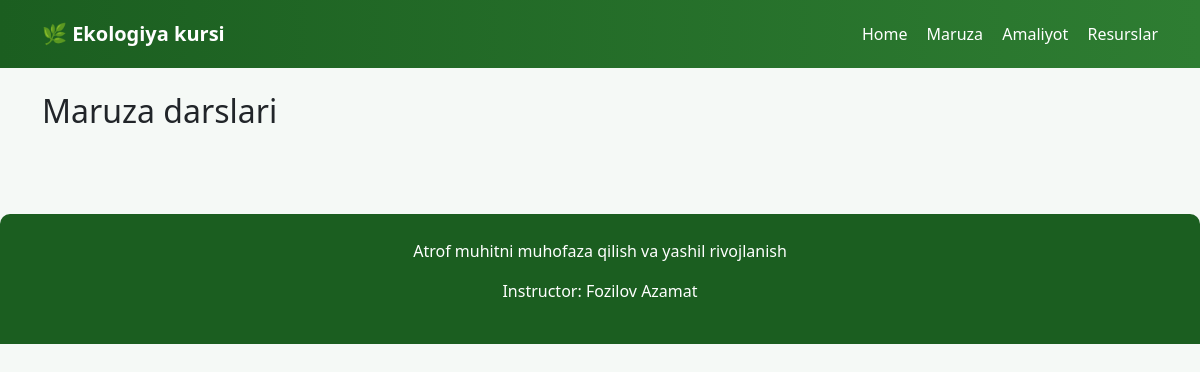
Before: /maruza/ with the older database file.
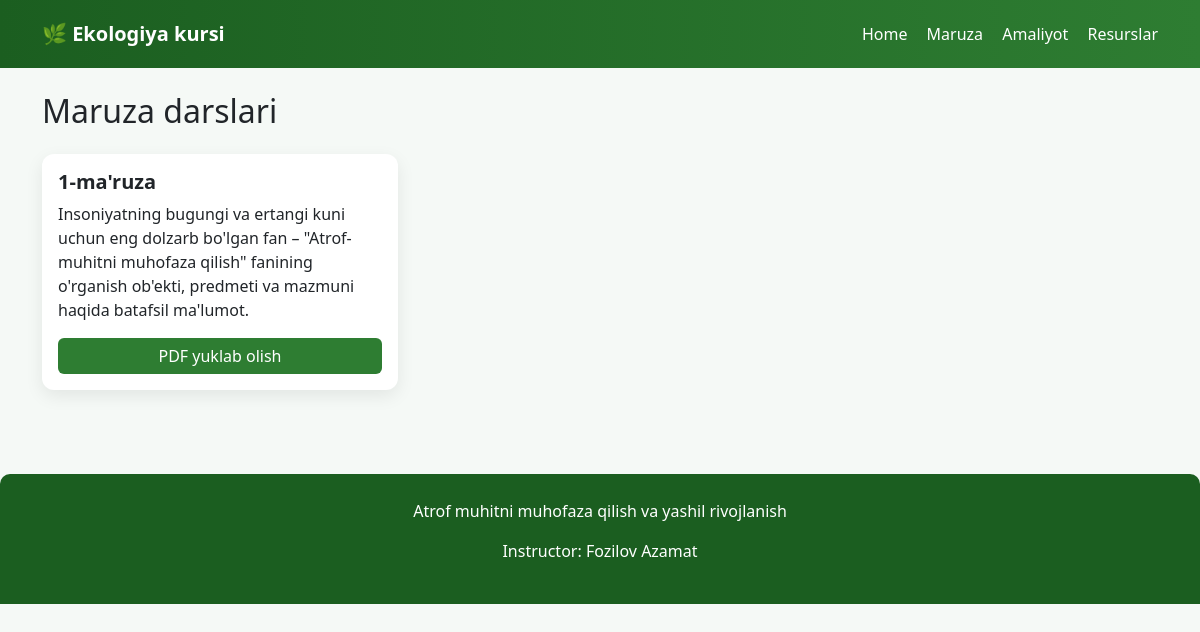
After: the same page with the newer database file.
### courses/models.py (models this page shows, shortened)
class Lecture(models.Model):
    title = models.CharField(max_length=200)
    description = models.TextField()
    pdf = models.FileField(upload_to="lectures/")

### courses/views.py (the view)
# urls.py: path('maruza/', views.lectures),
def lectures(request):
    lectures = Lecture.objects.all()
    return render(request,"lectures.html",{"lectures":lectures})

### courses/templates/lectures.html
{% extends "base.html" %}
{% block content %}
<h2 class="mt-4 mb-4">Maruza darslari</h2>
<div class="row">
{% for lecture in lectures %}
<div class="col-md-4 mb-4">
<div class="card p-3">
<h5 class="card-title">{{ lecture.title }}</h5>
<p>{{ lecture.description }}</p>
<a href="{{ lecture.pdf.url }}" class="btn btn-green">
PDF yuklab olish
</a>
</div>
</div>
{% endfor %}
</div>
{% endblock %}

### courses/templates/base.html (shortened to what this page needs)
<!DOCTYPE html>
<html lang="uz">
<head>
<link href="https://cdn.jsdelivr.net/npm/bootstrap@5.3.3/dist/css/bootstrap.min.css" rel="stylesheet">
</head>
<body>
<nav class="navbar navbar-expand-lg navbar-dark">
<div class="container">
<a class="navbar-brand" href="/">
🌿 Ekologiya kursi
</a>
<div>
<a class="nav-link d-inline" href="/">Home</a>
<a class="nav-link d-inline" href="/maruza">Maruza</a>
<a class="nav-link d-inline" href="/amaliyot">Amaliyot</a>
<a class="nav-link d-inline" href="/resurslar">Resurslar</a>
</div>
</div>
</nav>
<div class="container">
{% block content %}
{% endblock %}
</div>
<div class="footer">
<p>Atrof muhitni muhofaza qilish va yashil rivojlanish</p>
<p>Instructor: Fozilov Azamat</p>
</div>
</body>
</html>

### courses/templates/base.html (style rules this page uses)
body { background:#f5f9f6; font-family: 'Segoe UI', sans-serif; }
.navbar { background:linear-gradient(90deg,#1b5e20,#2e7d32); padding:14px; }
.navbar-brand { font-weight:600; font-size:20px; }
.nav-link { color:white !important; margin-left:15px; font-weight:500; }
.card { border:none; border-radius:12px; box-shadow:0 6px 18px rgba(0,0,0,0.08); transition:0.3s; }
.card-title { font-weight:600; }
.btn-green { background:#2e7d32; color:white; border:none; }
.footer { margin-top:60px; padding:25px; background:#1b5e20; color:white; text-align:center; border-radius:10px 10px 0 0; }

Changed rows visible on the page:
added Lecture: title "1-ma'ruza", description "Insoniyatning bugungi va ertangi kuni uchun eng dolzarb bo'lgan fan – \"Atrof-muhitni muhofaza qilish\" fanining o'rganish ob'ekti, predmeti va mazmuni haqida batafsil ma'lumot."
